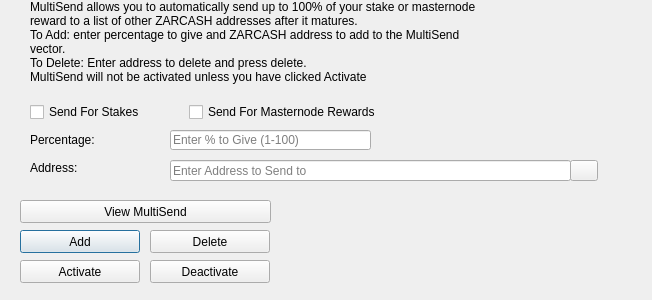
<?xml version="1.0" encoding="UTF-8"?>
<ui version="4.0">
 <class>MultiSendDialog</class>
 <widget class="QDialog" name="MultiSendDialog">
  <property name="windowModality">
   <enum>Qt::NonModal</enum>
  </property>
  <property name="geometry">
   <rect>
    <x>0</x>
    <y>0</y>
    <width>652</width>
    <height>300</height>
   </rect>
  </property>
  <property name="windowTitle">
   <string>MultiSend</string>
  </property>
  <widget class="QLineEdit" name="multiSendPercentEdit">
   <property name="geometry">
    <rect>
     <x>170</x>
     <y>130</y>
     <width>201</width>
     <height>20</height>
    </rect>
   </property>
   <property name="toolTip">
    <string>Enter whole numbers 1 - 100</string>
   </property>
   <property name="placeholderText">
    <string>Enter % to Give (1-100)</string>
   </property>
  </widget>
  <widget class="QLineEdit" name="multiSendAddressEdit">
   <property name="geometry">
    <rect>
     <x>170</x>
     <y>160</y>
     <width>401</width>
     <height>21</height>
    </rect>
   </property>
   <property name="toolTip">
    <string/>
   </property>
   <property name="placeholderText">
    <string>Enter Address to Send to</string>
   </property>
  </widget>
  <widget class="QLabel" name="label_2">
   <property name="geometry">
    <rect>
     <x>30</x>
     <y>0</y>
     <width>451</width>
     <height>121</height>
    </rect>
   </property>
   <property name="lineWidth">
    <number>1</number>
   </property>
   <property name="text">
    <string>MultiSend allows you to automatically send up to 100% of your stake or masternode reward to a list of other ZARCASH addresses after it matures.
To Add: enter percentage to give and ZARCASH address to add to the MultiSend vector.
To Delete: Enter address to delete and press delete.
MultiSend will not be activated unless you have clicked Activate</string>
   </property>
   <property name="alignment">
    <set>Qt::AlignLeading|Qt::AlignLeft|Qt::AlignTop</set>
   </property>
   <property name="wordWrap">
    <bool>true</bool>
   </property>
  </widget>
  <widget class="QLabel" name="message">
   <property name="geometry">
    <rect>
     <x>290</x>
     <y>200</y>
     <width>351</width>
     <height>91</height>
    </rect>
   </property>
   <property name="text">
    <string/>
   </property>
  </widget>
  <widget class="QPushButton" name="addButton">
   <property name="geometry">
    <rect>
     <x>20</x>
     <y>230</y>
     <width>120</width>
     <height>23</height>
    </rect>
   </property>
   <property name="toolTip">
    <string/>
   </property>
   <property name="statusTip">
    <string>Add to MultiSend Vector</string>
   </property>
   <property name="text">
    <string>Add</string>
   </property>
  </widget>
  <widget class="QPushButton" name="disableButton">
   <property name="geometry">
    <rect>
     <x>150</x>
     <y>260</y>
     <width>120</width>
     <height>23</height>
    </rect>
   </property>
   <property name="statusTip">
    <string>Deactivate MultiSend</string>
   </property>
   <property name="text">
    <string>Deactivate</string>
   </property>
  </widget>
  <widget class="QPushButton" name="addressBookButton">
   <property name="geometry">
    <rect>
     <x>570</x>
     <y>160</y>
     <width>28</width>
     <height>21</height>
    </rect>
   </property>
   <property name="toolTip">
    <string>Choose an address from the address book</string>
   </property>
   <property name="text">
    <string/>
   </property>
   <property name="icon">
    <iconset resource="../zarcash.qrc">
     <normaloff>:/icons/address-book</normaloff>:/icons/address-book</iconset>
   </property>
   <property name="shortcut">
    <string>Alt+A</string>
   </property>
   <property name="autoDefault">
    <bool>false</bool>
   </property>
  </widget>
  <widget class="QLabel" name="label">
   <property name="geometry">
    <rect>
     <x>30</x>
     <y>130</y>
     <width>121</width>
     <height>20</height>
    </rect>
   </property>
   <property name="toolTip">
    <string>Percentage of stake to send</string>
   </property>
   <property name="text">
    <string>Percentage:</string>
   </property>
  </widget>
  <widget class="QLabel" name="label_5">
   <property name="geometry">
    <rect>
     <x>30</x>
     <y>160</y>
     <width>111</width>
     <height>16</height>
    </rect>
   </property>
   <property name="toolTip">
    <string>Address to send portion of stake to</string>
   </property>
   <property name="text">
    <string>Address:</string>
   </property>
  </widget>
  <widget class="QPushButton" name="deleteButton">
   <property name="geometry">
    <rect>
     <x>150</x>
     <y>230</y>
     <width>120</width>
     <height>23</height>
    </rect>
   </property>
   <property name="toolTip">
    <string/>
   </property>
   <property name="statusTip">
    <string>Delete Address From MultiSend Vector</string>
   </property>
   <property name="text">
    <string>Delete</string>
   </property>
  </widget>
  <widget class="QPushButton" name="activateButton">
   <property name="geometry">
    <rect>
     <x>20</x>
     <y>260</y>
     <width>120</width>
     <height>23</height>
    </rect>
   </property>
   <property name="statusTip">
    <string>Activate MultiSend</string>
   </property>
   <property name="text">
    <string>Activate</string>
   </property>
  </widget>
  <widget class="QPushButton" name="viewButton">
   <property name="geometry">
    <rect>
     <x>20</x>
     <y>200</y>
     <width>251</width>
     <height>23</height>
    </rect>
   </property>
   <property name="toolTip">
    <string/>
   </property>
   <property name="statusTip">
    <string>View MultiSend Vector</string>
   </property>
   <property name="text">
    <string>View MultiSend</string>
   </property>
  </widget>
  <widget class="QWidget" name="horizontalLayoutWidget">
   <property name="geometry">
    <rect>
     <x>30</x>
     <y>100</y>
     <width>351</width>
     <height>24</height>
    </rect>
   </property>
   <layout class="QHBoxLayout" name="horizontalLayout">
    <item>
     <widget class="QCheckBox" name="multiSendStakeCheckBox">
      <property name="text">
       <string>Send For Stakes</string>
      </property>
     </widget>
    </item>
    <item>
     <widget class="QCheckBox" name="multiSendMasternodeCheckBox">
      <property name="text">
       <string>Send For Masternode Rewards</string>
      </property>
     </widget>
    </item>
   </layout>
  </widget>
 </widget>
 <resources>
  <include location="../zarcash.qrc"/>
 </resources>
 <connections/>
</ui>
